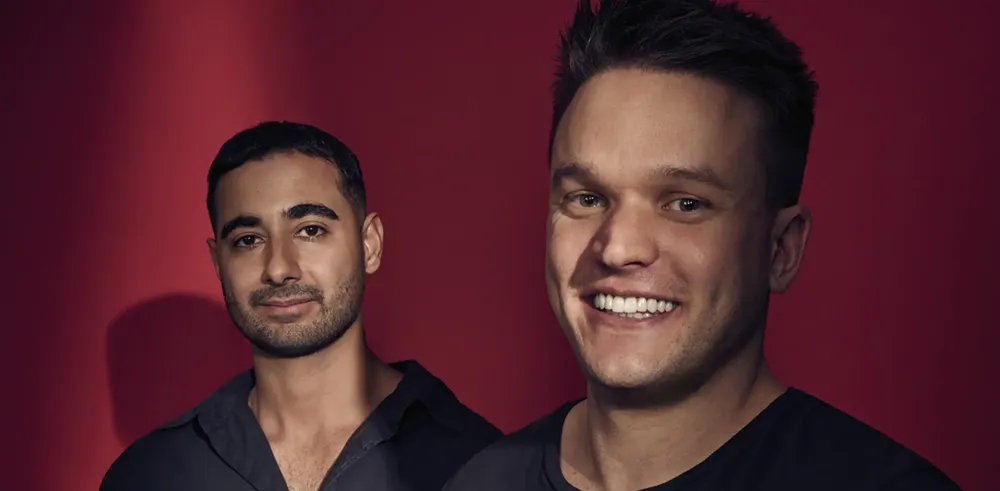
#> input picture owners_original.webp, 1000 x 491 px, shrunk from 2048 x 1005 before the run, found by its file name
$ python generate_cancelled_graphic.py
#> lines starting #> are read from the running program, lines starting #| are printed output that depends on the picture
from PIL import Image, ImageDraw, ImageFont
import os

def create_cancelled_graphic():
    # Paths
    input_path = "/home/ubuntu/betonline-prelander/owners_original.webp"
    output_path = "/home/ubuntu/betonline-prelander/client/public/images/owners_cancelled.png"

    # Load image
    try:
        img = Image.open(input_path).convert("RGBA")
    except Exception as e:
        print(f"Error loading image: {e}")
        return

    # Create a drawing context for the stamp
    # Make a separate layer for the stamp to handle rotation
    stamp_layer = Image.new("RGBA", img.size, (255, 255, 255, 0))
    draw = ImageDraw.Draw(stamp_layer)

    # Font settings
    try:
        # DejaVuSans-Bold is usually available on Linux
        font_path = "/usr/share/fonts/truetype/dejavu/DejaVuSans-Bold.ttf"
        if not os.path.exists(font_path):
             font = ImageFont.load_default()
             font_size = 40
        else:
            # Reduce font size to be less obstructive (was /6)
            font_size = int(img.width / 8)
#> font_size = 125
            font = ImageFont.truetype(font_path, font_size)
    except:
        font = ImageFont.load_default()
        font_size = 40

    text = "CANCELLED"

    # Calculate text size
    bbox = draw.textbbox((0, 0), text, font=font)
#> bbox = (0, 24, 819, 119)
    text_width = bbox[2] - bbox[0]
#> text_width = 819
    text_height = bbox[3] - bbox[1]
#> text_height = 95

    # Stamp dimensions
    padding_x = int(text_width * 0.1)
#> padding_x = 81
    padding_y = int(text_height * 0.1)
#> padding_y = 9
    stamp_w = text_width + 2 * padding_x
#> stamp_w = 981
    stamp_h = text_height + 2 * padding_y
#> stamp_h = 113

    # Center position
    center_x = img.width / 2
#> center_x = 500
    center_y = img.height / 2
#> center_y = 245.5

    # Top-left of the stamp rectangle (before rotation)
    rect_x1 = center_x - stamp_w / 2
#> rect_x1 = 9.5
    rect_y1 = center_y - stamp_h / 2
#> rect_y1 = 189
    rect_x2 = center_x + stamp_w / 2
#> rect_x2 = 990.5
    rect_y2 = center_y + stamp_h / 2
#> rect_y2 = 302

    # Colors - More transparent red
    # Was (220, 20, 60, 230)
    stamp_color = (200, 0, 0, 160)

    # Draw the rectangle border
    border_width = int(font_size / 8)
#> border_width = 15
    draw.rectangle([rect_x1, rect_y1, rect_x2, rect_y2], outline=stamp_color, width=border_width)

    # Draw the text inside
    text_x = center_x - text_width / 2
#> text_x = 90.5
    text_y = center_y - text_height / 2 - (bbox[3] - bbox[1]) * 0.1
#> text_y = 188.5

    draw.text((text_x, text_y), text, font=font, fill=stamp_color)

    # Rotate the stamp layer
    rotated_stamp = stamp_layer.rotate(15, resample=Image.BICUBIC, center=(center_x, center_y))
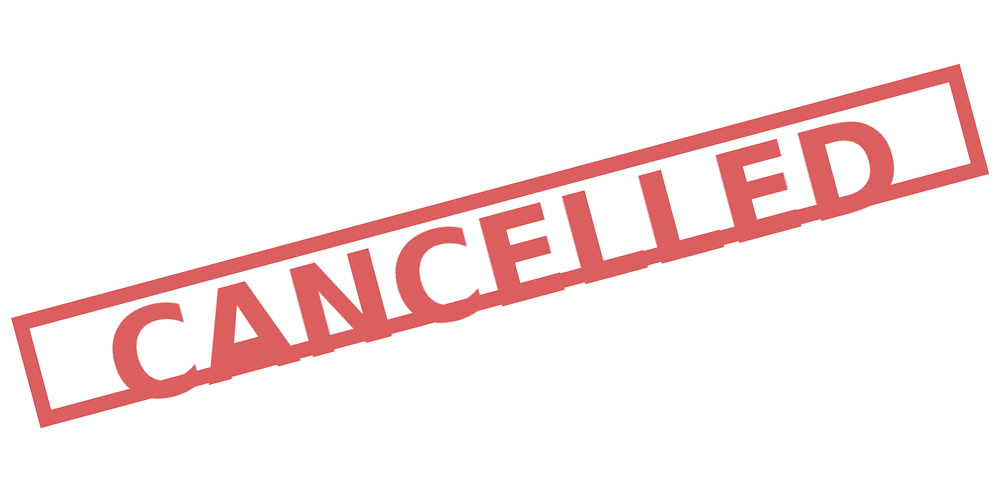
#> rotated_stamp: PIL image 1000x491 RGBA; mean R, G, B, A 25.9, 0, 0, 19.8; transparent parts drawn white

    # Composite
    final_img = Image.alpha_composite(img, rotated_stamp)
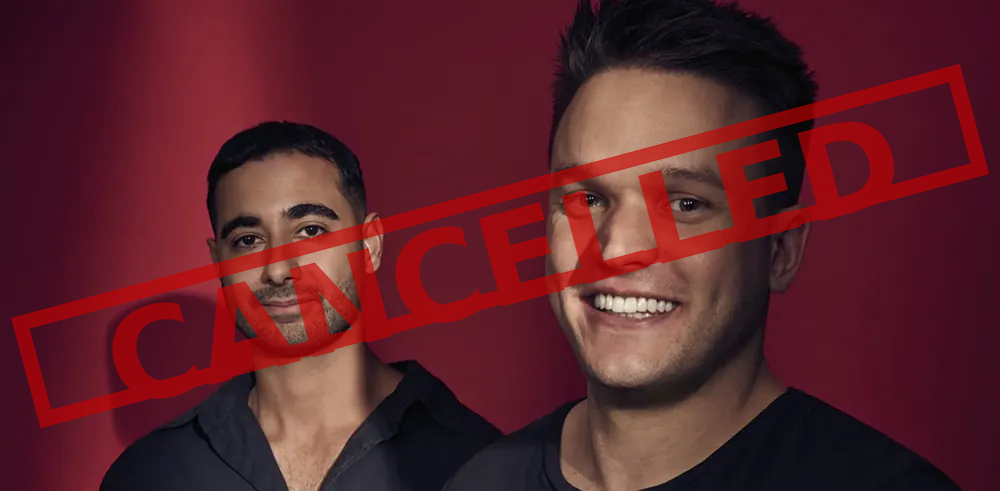
#> final_img: PIL image 1000x491 RGBA; mean R, G, B, A 92.3, 33.6, 41.5, 255

    # Save
    os.makedirs(os.path.dirname(output_path), exist_ok=True)
    final_img.save(output_path, "PNG")
    print(f"Generated cancelled graphic at {output_path}")

if __name__ == "__main__":
    create_cancelled_graphic()
